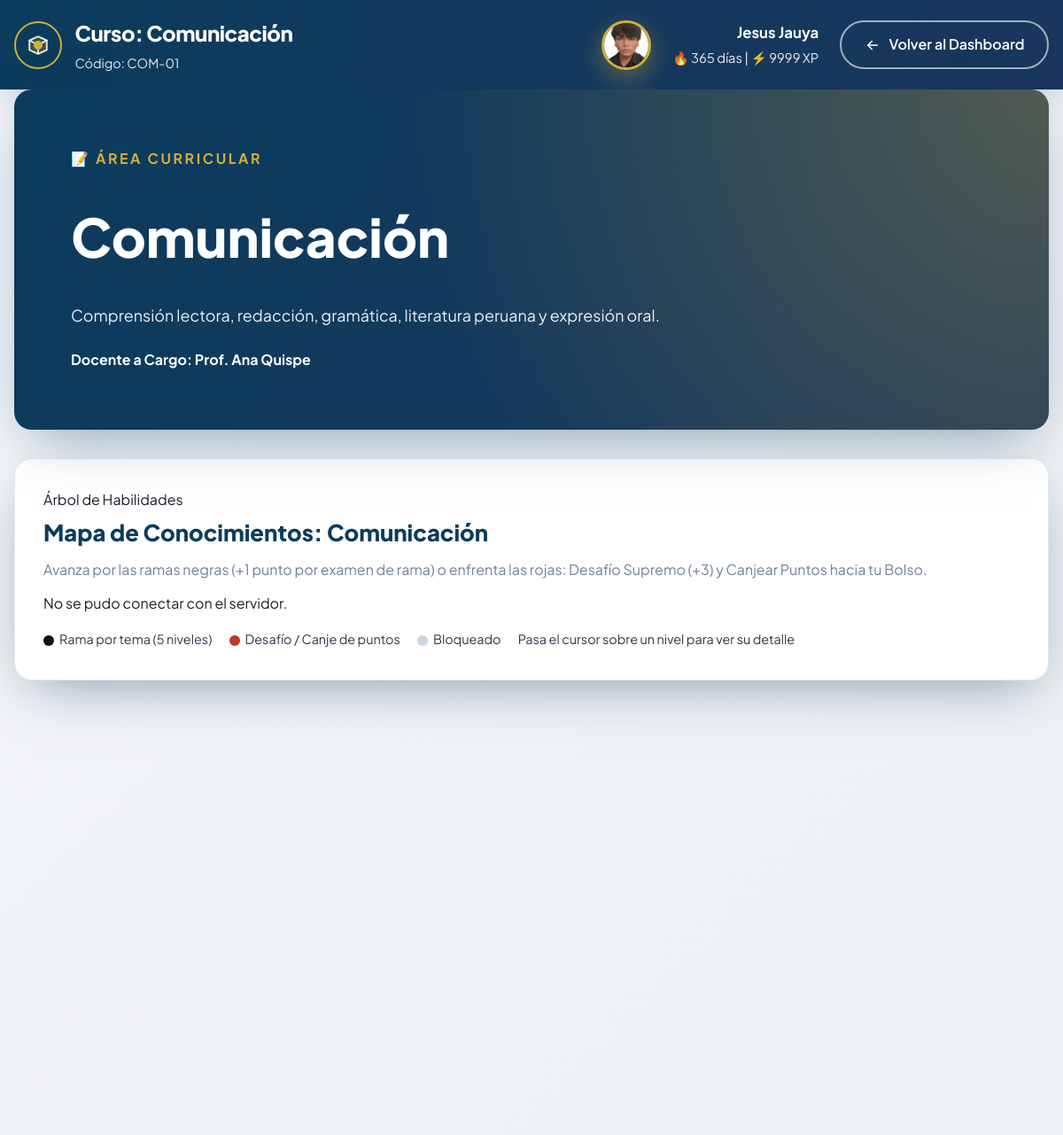
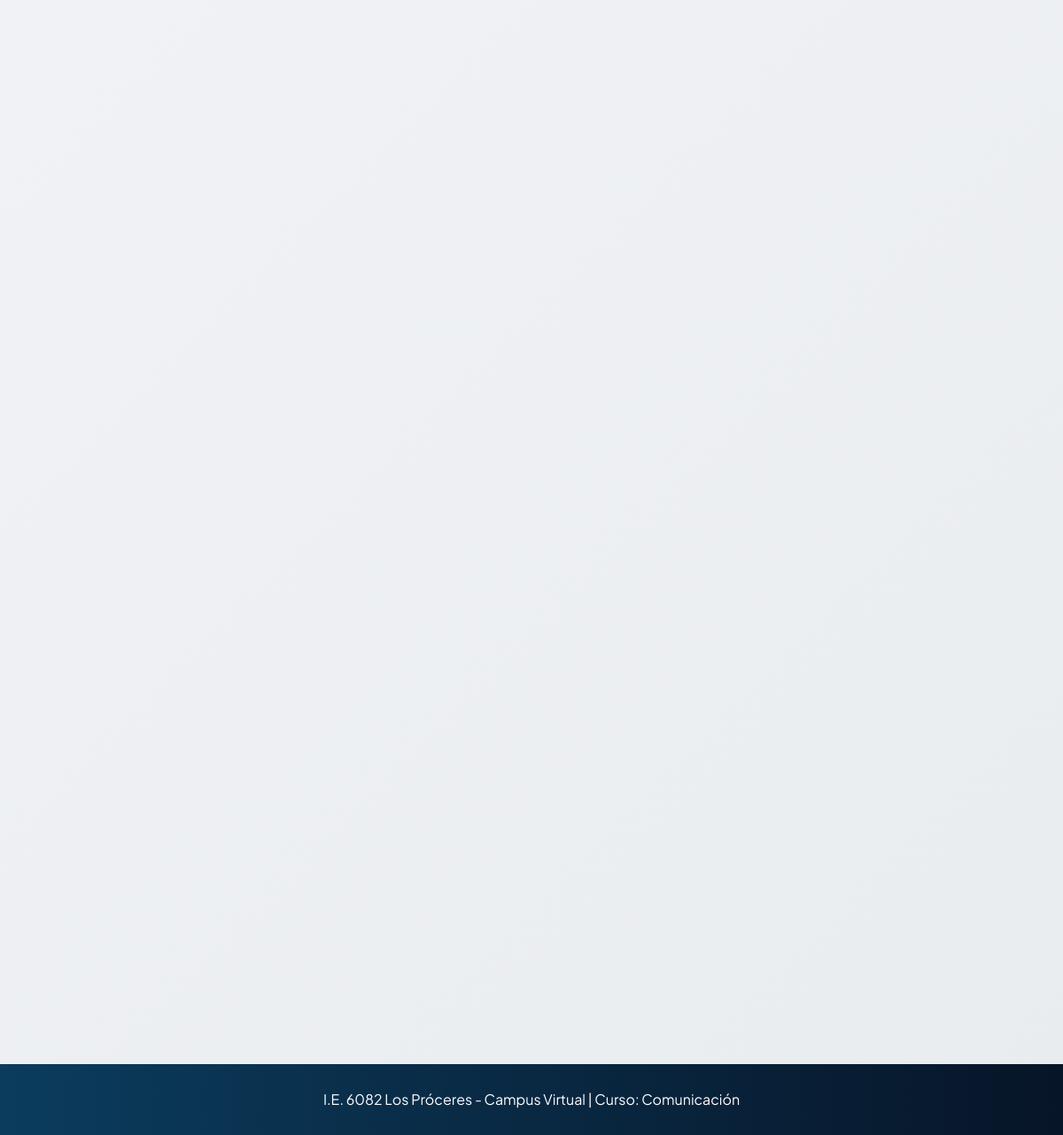
Screenshot of /curso.php?id=2 (signed in) with the database file from the repository (2 pictures, top to bottom).
### tables this page shows
CREATE TABLE `cursos` (
  `id` int(11) NOT NULL,
  `nombre` varchar(150) NOT NULL,
  `codigo` varchar(20) NOT NULL,
  `icono` varchar(50) DEFAULT '?',
  `descripcion` text DEFAULT NULL,
  `profesor` varchar(150) NOT NULL,
  `fecha_creacion` timestamp NOT NULL DEFAULT current_timestamp()
);

### banco_preguntas.php (called while the page is built, shortened)
<?php
require_once __DIR__ . '/banco_preguntas_extra.php';
function st_q(string $p, array $o, int $c): array
{
    return ['p' => $p, 'o' => $o, 'c' => $c];
}
function st_banco(string $codigo): ?array
{
    static $bancos = null;
    if ($bancos === null) {
        $bancos = $bancos + st_banco_extra();
    }
    return $bancos[$codigo] ?? null;
}

### banco_preguntas_extra.php (called while the page is built, shortened)
<?php
function st_rama(string $nombre, array $consejos, array $preguntas): array
{
    return ['nombre' => $nombre, 'consejos' => array_combine([1, 2, 3, 4], $consejos), 'preguntas' => $preguntas];
}

### curso.php (the view, shortened to what this page needs)
<?php
require_once 'db.php';
$id_curso = isset($_GET['id']) ? intval($_GET['id']) : 0;
$stmt = $pdo->prepare("SELECT * FROM cursos WHERE id = ?");
$stmt->execute([$id_curso]);
$curso = $stmt->fetch();
$nombre_completo = $_SESSION['nombre'] . ' ' . $_SESSION['apellido'];
$rol = $_SESSION['rol'];
$foto = isset($_SESSION['foto']) ? $_SESSION['foto'] : null;
$iniciales = strtoupper(substr($_SESSION['nombre'], 0, 1) . substr($_SESSION['apellido'], 0, 1));
$nivel_xp = isset($_SESSION['nivel_xp']) ? $_SESSION['nivel_xp'] : 0;
$racha_dias = isset($_SESSION['racha_dias']) ? $_SESSION['racha_dias'] : 1;
require_once 'banco_preguntas.php';
$arbol_disponible = st_banco($curso['codigo']) !== null;
?>
<!DOCTYPE html>
<html lang="es">
<head>
    <link rel="stylesheet" href="styles.css">
</head>
<body style="background: linear-gradient(135deg, var(--bg-gris-claro) 0%, #e9ecef 100%);">
    <header class="dashboard-header">
        <div class="container dashboard-header-inner">
            <div class="dashboard-brand">
                <div class="dashboard-brand-emblem">
                </div>
                <div class="brand-text">
                    <span class="brand-title">Curso: <?php echo htmlspecialchars($curso['nombre']); ?></span>
                    <span class="brand-subtitle">Código: <?php echo htmlspecialchars($curso['codigo']); ?></span>
                </div>
            </div>
            <div class="dashboard-userbar">
                <?php if ($rol === 'desarrollador' && $foto === 'foto.jpg'): ?>
                    <img src="<?php echo htmlspecialchars($foto); ?>" alt="Foto" class="dashboard-avatar">
                <?php elseif ($rol !== 'desarrollador'): ?>
                    <div class="dashboard-avatar" style="display:grid;place-items:center;font-weight:800;"><?php echo $iniciales; ?></div>
                <?php endif; ?>
                <div class="dashboard-user-info">
                    <span class="dashboard-user-name"><?php echo htmlspecialchars($nombre_completo); ?></span>
                    <span class="dashboard-user-meta">🔥 <?php echo $racha_dias; ?> días | ⚡ <?php echo $nivel_xp; ?> XP</span>
                </div>
                <a class="btn-logout" href="dashboard.php">
                    <span>Volver al Dashboard</span>
                </a>
            </div>
        </div>
    </header>
    <main>
        <div class="container dashboard-main">
            <section class="welcome-banner">
                <div class="welcome-banner-content">
                    <span class="welcome-kicker"><?php echo $curso['icono']; ?> ÁREA CURRICULAR</span>
                    <h1 class="welcome-title"><?php echo htmlspecialchars($curso['nombre']); ?></h1>
                    <p class="welcome-text"><?php echo htmlspecialchars($curso['descripcion']); ?></p>
                    <p style="font-weight: 700;">Docente a Cargo: <?php echo htmlspecialchars($curso['profesor']); ?></p>
                </div>
            </section>
            <?php if ($arbol_disponible): ?>
            <section id="skillTreeSection" class="skilltree-section">
                <header class="skilltree-header">
                    <span class="section-kicker">Árbol de Habilidades</span>
                    <h2 class="skilltree-title">Mapa de Conocimientos: <?php echo htmlspecialchars($curso['nombre']); ?></h2>
                    <p class="skilltree-sub">Avanza por las ramas negras (+1 punto por examen de rama) o enfrenta las rojas: Desafío Supremo (+3) y Canjear Puntos hacia tu Bolso.</p>
                </header>
                <div id="skillTreeRoot"
                     data-curso="<?php echo (int)$id_curso; ?>"
                     data-nombre="<?php echo htmlspecialchars($curso['nombre']); ?>"
                     data-readonly="<?php echo $rol === 'estudiante' ? '0' : '1'; ?>"></div>
                <ul class="skilltree-leyenda">
                    <li><span class="pt pt-negro"></span>Rama por tema (5 niveles)</li>
                    <li><span class="pt pt-rojo"></span>Desafío / Canje de puntos</li>
                    <li><span class="pt pt-gris"></span>Bloqueado</li>
                    <li>Pasa el cursor sobre un nivel para ver su detalle</li>
                </ul>
            </section>
            <?php endif; ?>
            <div class="dashboard-grid">
            </div>
        </div>
    </main>
    <footer class="dashboard-footer">
        <div class="container">
            <p>I.E. 6082 Los Próceres - Campus Virtual | Curso: <?php echo htmlspecialchars($curso['nombre']); ?></p>
        </div>
    </footer>
</body>
</html>

### rows the page displays
cursos: nombre "Comunicación", codigo "COM-01", icono "📝", descripcion "Comprensión lectora, redacción, gramática, literatura peruana y expresión oral.", profesor "Prof. Ana Quispe"

### other values shown
$nombre_completo "Jesus Jauya"
$racha_dias "365"
$nivel_xp "9999"
